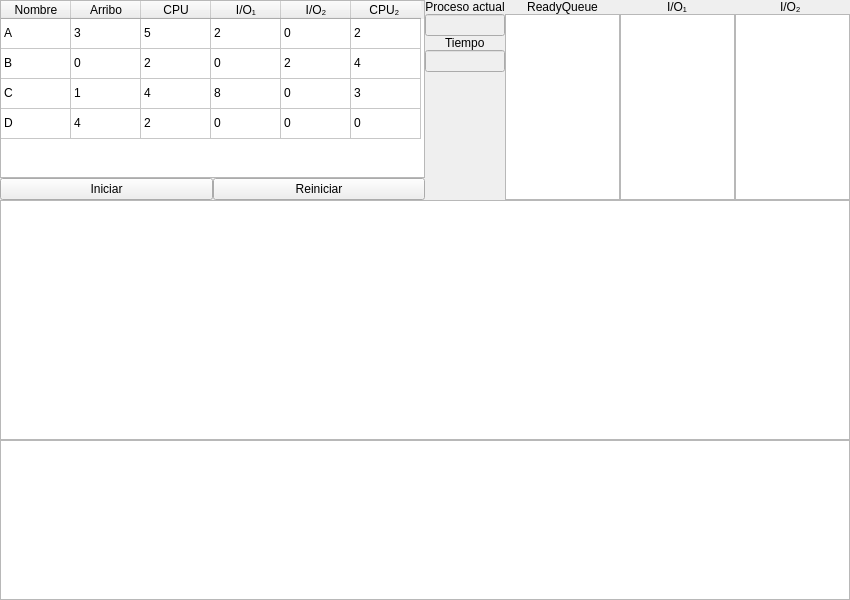
<?xml version="1.0" encoding="UTF-8"?>
<ui version="4.0">
 <class>MainWindow</class>
 <widget class="QMainWindow" name="MainWindow">
  <property name="geometry">
   <rect>
    <x>0</x>
    <y>0</y>
    <width>850</width>
    <height>600</height>
   </rect>
  </property>
  <property name="minimumSize">
   <size>
    <width>850</width>
    <height>600</height>
   </size>
  </property>
  <property name="windowTitle">
   <string>MainWindow</string>
  </property>
  <widget class="QWidget" name="centralwidget">
   <layout class="QVBoxLayout" name="verticalLayout">
    <property name="spacing">
     <number>0</number>
    </property>
    <property name="leftMargin">
     <number>0</number>
    </property>
    <property name="topMargin">
     <number>0</number>
    </property>
    <property name="rightMargin">
     <number>0</number>
    </property>
    <property name="bottomMargin">
     <number>0</number>
    </property>
    <item>
     <widget class="QWidget" name="widget" native="true">
      <property name="sizePolicy">
       <sizepolicy hsizetype="Preferred" vsizetype="Preferred">
        <horstretch>0</horstretch>
        <verstretch>1</verstretch>
       </sizepolicy>
      </property>
      <layout class="QHBoxLayout" name="horizontalLayout">
       <property name="spacing">
        <number>0</number>
       </property>
       <property name="leftMargin">
        <number>0</number>
       </property>
       <property name="topMargin">
        <number>0</number>
       </property>
       <property name="rightMargin">
        <number>0</number>
       </property>
       <property name="bottomMargin">
        <number>0</number>
       </property>
       <item>
        <widget class="QWidget" name="widget_4" native="true">
         <property name="sizePolicy">
          <sizepolicy hsizetype="Preferred" vsizetype="Preferred">
           <horstretch>1</horstretch>
           <verstretch>0</verstretch>
          </sizepolicy>
         </property>
         <layout class="QVBoxLayout" name="verticalLayout_3">
          <property name="spacing">
           <number>0</number>
          </property>
          <property name="leftMargin">
           <number>0</number>
          </property>
          <property name="topMargin">
           <number>0</number>
          </property>
          <property name="rightMargin">
           <number>0</number>
          </property>
          <property name="bottomMargin">
           <number>0</number>
          </property>
          <item>
           <widget class="QTableWidget" name="tableWidgetProcessesData">
            <property name="focusPolicy">
             <enum>Qt::NoFocus</enum>
            </property>
            <property name="verticalScrollMode">
             <enum>QAbstractItemView::ScrollPerPixel</enum>
            </property>
            <attribute name="horizontalHeaderDefaultSectionSize">
             <number>70</number>
            </attribute>
            <attribute name="verticalHeaderVisible">
             <bool>false</bool>
            </attribute>
            <row>
             <property name="text">
              <string>A</string>
             </property>
            </row>
            <row>
             <property name="text">
              <string>B</string>
             </property>
            </row>
            <row>
             <property name="text">
              <string>C</string>
             </property>
            </row>
            <row>
             <property name="text">
              <string>D</string>
             </property>
            </row>
            <column>
             <property name="text">
              <string>Nombre</string>
             </property>
            </column>
            <column>
             <property name="text">
              <string>Arribo</string>
             </property>
            </column>
            <column>
             <property name="text">
              <string>CPU</string>
             </property>
            </column>
            <column>
             <property name="text">
              <string>I/O₁</string>
             </property>
            </column>
            <column>
             <property name="text">
              <string>I/O₂</string>
             </property>
            </column>
            <column>
             <property name="text">
              <string>CPU₂ </string>
             </property>
            </column>
            <item row="0" column="0">
             <property name="text">
              <string>A</string>
             </property>
            </item>
            <item row="0" column="1">
             <property name="text">
              <string>3</string>
             </property>
            </item>
            <item row="0" column="2">
             <property name="text">
              <string>5</string>
             </property>
            </item>
            <item row="0" column="3">
             <property name="text">
              <string>2</string>
             </property>
            </item>
            <item row="0" column="4">
             <property name="text">
              <string>0</string>
             </property>
            </item>
            <item row="0" column="5">
             <property name="text">
              <string>2</string>
             </property>
            </item>
            <item row="1" column="0">
             <property name="text">
              <string>B</string>
             </property>
            </item>
            <item row="1" column="1">
             <property name="text">
              <string>0</string>
             </property>
            </item>
            <item row="1" column="2">
             <property name="text">
              <string>2</string>
             </property>
            </item>
            <item row="1" column="3">
             <property name="text">
              <string>0</string>
             </property>
            </item>
            <item row="1" column="4">
             <property name="text">
              <string>2</string>
             </property>
            </item>
            <item row="1" column="5">
             <property name="text">
              <string>4</string>
             </property>
            </item>
            <item row="2" column="0">
             <property name="text">
              <string>C</string>
             </property>
            </item>
            <item row="2" column="1">
             <property name="text">
              <string>1</string>
             </property>
            </item>
            <item row="2" column="2">
             <property name="text">
              <string>4</string>
             </property>
            </item>
            <item row="2" column="3">
             <property name="text">
              <string>8</string>
             </property>
            </item>
            <item row="2" column="4">
             <property name="text">
              <string>0</string>
             </property>
            </item>
            <item row="2" column="5">
             <property name="text">
              <string>3</string>
             </property>
            </item>
            <item row="3" column="0">
             <property name="text">
              <string>D</string>
             </property>
            </item>
            <item row="3" column="1">
             <property name="text">
              <string>4</string>
             </property>
            </item>
            <item row="3" column="2">
             <property name="text">
              <string>2</string>
             </property>
            </item>
            <item row="3" column="3">
             <property name="text">
              <string>0</string>
             </property>
            </item>
            <item row="3" column="4">
             <property name="text">
              <string>0</string>
             </property>
            </item>
            <item row="3" column="5">
             <property name="text">
              <string>0</string>
             </property>
            </item>
           </widget>
          </item>
          <item>
           <layout class="QHBoxLayout" name="horizontalLayout_4">
            <item>
             <widget class="QPushButton" name="pushButtonInitCharts">
              <property name="focusPolicy">
               <enum>Qt::NoFocus</enum>
              </property>
              <property name="text">
               <string>Iniciar</string>
              </property>
             </widget>
            </item>
            <item>
             <widget class="QPushButton" name="pushButtonRestartCharts">
              <property name="focusPolicy">
               <enum>Qt::ClickFocus</enum>
              </property>
              <property name="text">
               <string>Reiniciar</string>
              </property>
             </widget>
            </item>
           </layout>
          </item>
         </layout>
        </widget>
       </item>
       <item>
        <widget class="QWidget" name="widget_3" native="true">
         <property name="sizePolicy">
          <sizepolicy hsizetype="Preferred" vsizetype="Preferred">
           <horstretch>1</horstretch>
           <verstretch>0</verstretch>
          </sizepolicy>
         </property>
         <layout class="QHBoxLayout" name="horizontalLayout_2">
          <property name="spacing">
           <number>0</number>
          </property>
          <property name="leftMargin">
           <number>0</number>
          </property>
          <property name="topMargin">
           <number>0</number>
          </property>
          <property name="rightMargin">
           <number>0</number>
          </property>
          <property name="bottomMargin">
           <number>0</number>
          </property>
          <item>
           <layout class="QVBoxLayout" name="verticalLayout_7">
            <item>
             <widget class="QLabel" name="label_4">
              <property name="text">
               <string>Proceso actual</string>
              </property>
              <property name="alignment">
               <set>Qt::AlignCenter</set>
              </property>
             </widget>
            </item>
            <item>
             <widget class="QLineEdit" name="lineEditCurrentProcess">
              <property name="enabled">
               <bool>false</bool>
              </property>
              <property name="alignment">
               <set>Qt::AlignCenter</set>
              </property>
             </widget>
            </item>
            <item alignment="Qt::AlignHCenter">
             <widget class="QLabel" name="label_5">
              <property name="text">
               <string>Tiempo</string>
              </property>
             </widget>
            </item>
            <item>
             <widget class="QLineEdit" name="lineEditCurrentTimePos">
              <property name="enabled">
               <bool>false</bool>
              </property>
              <property name="alignment">
               <set>Qt::AlignCenter</set>
              </property>
             </widget>
            </item>
            <item>
             <spacer name="verticalSpacer">
              <property name="orientation">
               <enum>Qt::Vertical</enum>
              </property>
              <property name="sizeHint" stdset="0">
               <size>
                <width>20</width>
                <height>40</height>
               </size>
              </property>
             </spacer>
            </item>
           </layout>
          </item>
          <item>
           <layout class="QVBoxLayout" name="verticalLayout_4">
            <item>
             <widget class="QLabel" name="label">
              <property name="text">
               <string>ReadyQueue</string>
              </property>
              <property name="alignment">
               <set>Qt::AlignCenter</set>
              </property>
             </widget>
            </item>
            <item>
             <widget class="QListWidget" name="listWidgetReadyQueue">
              <property name="focusPolicy">
               <enum>Qt::NoFocus</enum>
              </property>
              <property name="editTriggers">
               <set>QAbstractItemView::NoEditTriggers</set>
              </property>
             </widget>
            </item>
           </layout>
          </item>
          <item>
           <layout class="QVBoxLayout" name="verticalLayout_5">
            <item alignment="Qt::AlignHCenter">
             <widget class="QLabel" name="label_2">
              <property name="text">
               <string>I/O₁</string>
              </property>
             </widget>
            </item>
            <item>
             <widget class="QListWidget" name="listWidgetInputOutputOne">
              <property name="focusPolicy">
               <enum>Qt::NoFocus</enum>
              </property>
             </widget>
            </item>
           </layout>
          </item>
          <item>
           <layout class="QVBoxLayout" name="verticalLayout_6">
            <item alignment="Qt::AlignHCenter">
             <widget class="QLabel" name="label_3">
              <property name="text">
               <string>I/O₂ </string>
              </property>
             </widget>
            </item>
            <item>
             <widget class="QListWidget" name="listWidgetInputOutputTwo">
              <property name="focusPolicy">
               <enum>Qt::NoFocus</enum>
              </property>
             </widget>
            </item>
           </layout>
          </item>
         </layout>
        </widget>
       </item>
      </layout>
     </widget>
    </item>
    <item>
     <widget class="QWidget" name="widget_2" native="true">
      <property name="sizePolicy">
       <sizepolicy hsizetype="Preferred" vsizetype="Preferred">
        <horstretch>0</horstretch>
        <verstretch>2</verstretch>
       </sizepolicy>
      </property>
      <layout class="QVBoxLayout" name="verticalLayout_2">
       <property name="spacing">
        <number>0</number>
       </property>
       <property name="leftMargin">
        <number>0</number>
       </property>
       <property name="topMargin">
        <number>0</number>
       </property>
       <property name="rightMargin">
        <number>0</number>
       </property>
       <property name="bottomMargin">
        <number>0</number>
       </property>
       <item>
        <widget class="QGraphicsView" name="graphicsView">
         <property name="sizePolicy">
          <sizepolicy hsizetype="Expanding" vsizetype="Expanding">
           <horstretch>0</horstretch>
           <verstretch>6</verstretch>
          </sizepolicy>
         </property>
         <property name="focusPolicy">
          <enum>Qt::NoFocus</enum>
         </property>
         <property name="verticalScrollBarPolicy">
          <enum>Qt::ScrollBarAsNeeded</enum>
         </property>
        </widget>
       </item>
       <item>
        <widget class="QGraphicsView" name="graphicsView_2">
         <property name="sizePolicy">
          <sizepolicy hsizetype="Expanding" vsizetype="Expanding">
           <horstretch>0</horstretch>
           <verstretch>4</verstretch>
          </sizepolicy>
         </property>
         <property name="focusPolicy">
          <enum>Qt::NoFocus</enum>
         </property>
         <property name="verticalScrollBarPolicy">
          <enum>Qt::ScrollBarAsNeeded</enum>
         </property>
        </widget>
       </item>
      </layout>
     </widget>
    </item>
   </layout>
  </widget>
 </widget>
 <resources/>
 <connections/>
</ui>
